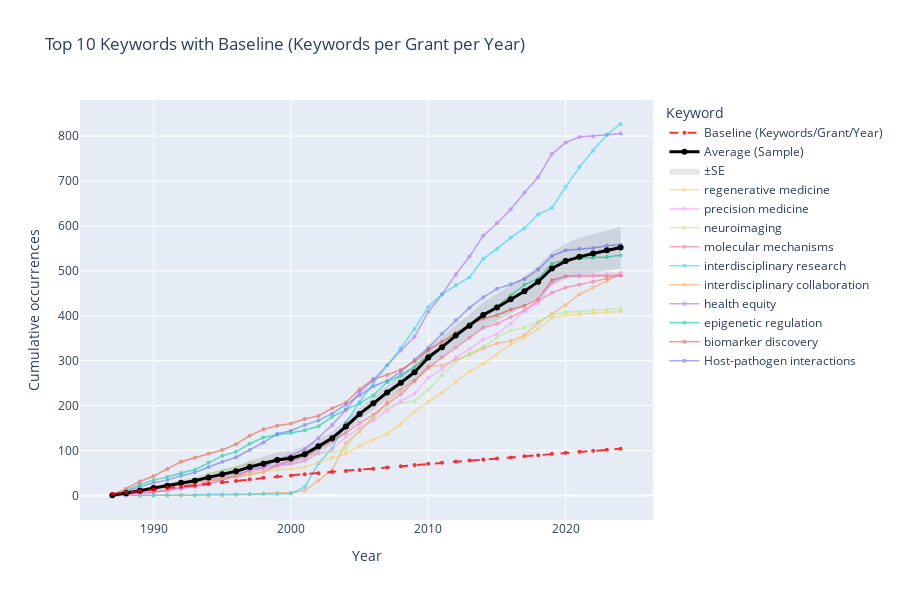

Notebook code cell kept with this figure:
### Code cell
# Test the new baseline functionality
fig_with_baseline = create_keyword_trends_visualization(
    keywords_df=keywords,
    grants_df=grants,
    min_count=10,
    top_n=10,
    title="Top 10 Keywords with Baseline (Keywords per Grant per Year)",
    show_average=True,
    show_error_bars=True,
    average_from_population=False,
    show_baseline=True  # Show the new baseline
)

fig_with_baseline
